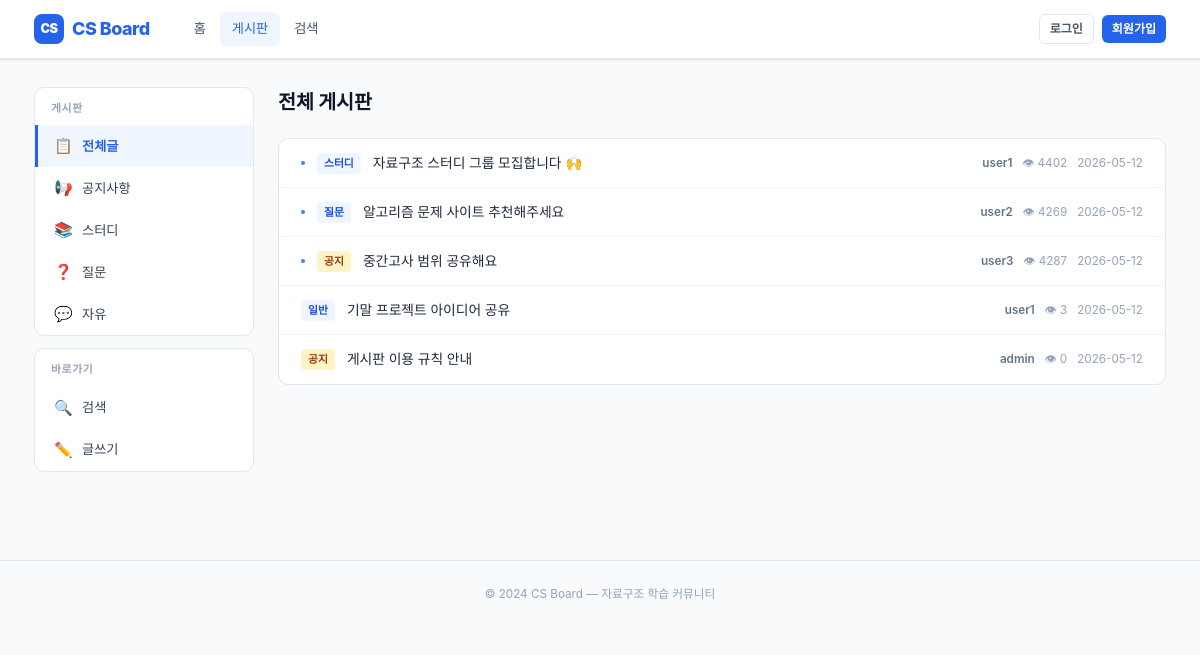
The app's page /board with its own data.
### tables this page shows
CREATE TABLE posts (
        id INTEGER PRIMARY KEY AUTOINCREMENT,
        title TEXT NOT NULL,
        content TEXT NOT NULL,
        author TEXT NOT NULL,
        category TEXT DEFAULT '일반',
        views INTEGER DEFAULT 0,
        created_at TIMESTAMP DEFAULT CURRENT_TIMESTAMP
    );

### app.py (the view)
@app.route('/board')
def board():
    db = get_db()
    page = max(1, request.args.get('page', 1, type=int))
    per_page = 10
    offset = (page - 1) * per_page
    category = request.args.get('category', '')
    if category:
        total = db.execute("SELECT COUNT(*) FROM posts WHERE category=?", (category,)).fetchone()[0]
        posts = db.execute(
            "SELECT * FROM posts WHERE category=? ORDER BY created_at DESC LIMIT ? OFFSET ?",
            (category, per_page, offset)
        ).fetchall()
    else:
        total = db.execute("SELECT COUNT(*) FROM posts").fetchone()[0]
        posts = db.execute(
            "SELECT * FROM posts ORDER BY created_at DESC LIMIT ? OFFSET ?",
            (per_page, offset)
        ).fetchall()
    pinned_ids = post_list.to_list()[:3]
    total_pages = (total + per_page - 1) // per_page
    return render_template('board.html', posts=posts, page=page,
                           total_pages=total_pages, category=category,
                           pinned_ids=pinned_ids,
                           user=session.get('username'),
                           is_admin=session.get('is_admin'))

### app.py (called while the page is built)
def get_db():
    db = getattr(g, '_database', None)
    if db is None:
        db = g._database = sqlite3.connect(DATABASE)
        db.row_factory = sqlite3.Row
    return db

@app.teardown_appcontext
def close_connection(exception):
    db = getattr(g, '_database', None)
    if db is not None:
        db.close()

    def to_list(self):
        result, cur = [], self.head
        while cur:
            result.append(cur.post_id)
            cur = cur.next
        return result

### templates/board.html (shortened to what this page needs)
{% extends "base.html" %}
{% block body %}
<div class="layout">
  <aside class="sidebar">
    <div class="sidebar-section">
      <div class="sidebar-title">게시판</div>
      <nav class="sidebar-nav">
        <a href="/board" {% if not category %}class="active"{% endif %}>
          <span class="icon">📋</span> 전체글
        </a>
        <a href="/board?category=공지" {% if category=='공지' %}class="active"{% endif %}>
          <span class="icon">📢</span> 공지사항
        </a>
        <a href="/board?category=스터디" {% if category=='스터디' %}class="active"{% endif %}>
          <span class="icon">📚</span> 스터디
        </a>
        <a href="/board?category=질문" {% if category=='질문' %}class="active"{% endif %}>
          <span class="icon">❓</span> 질문
        </a>
        <a href="/board?category=일반" {% if category=='일반' %}class="active"{% endif %}>
          <span class="icon">💬</span> 자유
        </a>
      </nav>
    </div>
    <div class="sidebar-section">
      <div class="sidebar-title">바로가기</div>
      <nav class="sidebar-nav">
        <a href="/search"><span class="icon">🔍</span> 검색</a>
        <a href="/write"><span class="icon">✏️</span> 글쓰기</a>
      </nav>
    </div>
  </aside>
  <main>
    <div class="page-header" style="display:flex;align-items:center;justify-content:space-between;">
      <div>
        <h2 class="page-title">{{ category or '전체 게시판' }}</h2>
      </div>
    </div>
    <div class="card">
      <ul class="post-list">
        {% for post in posts %}
        <li class="post-item">
          {% if post.id in pinned_ids %}
          <span class="post-pin"></span>
          {% endif %}
          <span class="post-category {% if post.category == '공지' %}notice{% endif %}">
            {{ post.category }}
          </span>
          <a href="/post/{{ post.id }}" class="post-title-link">{{ post.title }}</a>
          <span class="post-meta">
            <span class="post-author">{{ post.author }}</span>
            <span>👁 {{ post.views }}</span>
            <span>{{ post.created_at[:10] }}</span>
          </span>
        </li>
        {% else %}
        <li style="padding:40px;text-align:center;color:var(--slate-400);">
          게시글이 없습니다.
        </li>
        {% endfor %}
      </ul>
    </div>
  </main>
</div>
{% endblock %}

### templates/base.html (style rules this page uses)
*, *::before, *::after { box-sizing: border-box; margin: 0; padding: 0; }
:root { --blue-50: #eff6ff; --blue-100: #dbeafe; --blue-200: #bfdbfe; --blue-500: #3b82f6; --blue-600: #2563eb; --blue-700: #1d4ed8; --blue-900: #1e3a8a; --slate-50: #f8fafc; --slate-100: #f1f5f9; --slate-200: #e2e8f0; --slate-300: #cbd5e1; --slate-400: #94a3b8; --slate-500: #64748b; --slate-600: #475569; --slate-700: #334155; --slate-800: #1e293b; --slate-900: #0f172a; --green-500: #22c55e; --red-500: #ef4444; --radius-sm: 6px; --radius: 10px; --radius-lg: 16px; --shadow-sm: 0 1px 3px rgba(0,0,0,.07), 0 1px 2px rgba(0,0,0,.05); --shadow: 0 4px 16px rgba(0,0,0,.08); }
html { font-size: 15px; }
body { font-family: -apple-system, BlinkMacSystemFont, 'Segoe UI', 'Malgun Gothic', 'Apple SD Gothic Neo', sans-serif; background: var(--slate-50); color: var(--slate-800); line-height: 1.6; min-height: 100vh; }
a { color: inherit; text-decoration: none; }
.layout { max-width: 1180px; margin: 0 auto; padding: 28px 24px; display: grid; grid-template-columns: 220px 1fr; gap: 24px; align-items: start; }
.sidebar { position: sticky; top: 82px; display: flex; flex-direction: column; gap: 12px; }
.sidebar-section { background: #fff; border: 1px solid var(--slate-200); border-radius: var(--radius); overflow: hidden; }
.sidebar-title { padding: 12px 16px 8px; font-size: .72rem; font-weight: 700; text-transform: uppercase; letter-spacing: .06em; color: var(--slate-400); }
.sidebar-nav a { display: flex; align-items: center; gap: 10px; padding: 9px 16px; font-size: .88rem; font-weight: 500; color: var(--slate-700); transition: all .12s; border-left: 3px solid transparent; }
.sidebar-nav a.active { background: var(--blue-50); color: var(--blue-600); border-left-color: var(--blue-600); font-weight: 600; }
.sidebar-nav .icon { font-size: 1rem; width: 18px; text-align: center; }
.card { background: #fff; border: 1px solid var(--slate-200); border-radius: var(--radius); overflow: hidden; }
.page-header { margin-bottom: 20px; }
.page-title { font-size: 1.3rem; font-weight: 800; color: var(--slate-900); }
.post-list { list-style: none; }
.post-item { display: flex; align-items: center; gap: 12px; padding: 13px 22px; border-bottom: 1px solid var(--slate-100); transition: background .1s; }
.post-item:last-child { border-bottom: none; }
.post-pin { width: 4px; height: 4px; background: var(--blue-500); border-radius: 50%; flex-shrink: 0; }
.post-category { font-size: .72rem; font-weight: 700; padding: 2px 7px; border-radius: 4px; background: var(--blue-50); color: var(--blue-700); white-space: nowrap; flex-shrink: 0; }
.post-category.notice { background: #fef3c7; color: #92400e; }
.post-title-link { flex: 1; font-size: .92rem; font-weight: 500; color: var(--slate-800); white-space: nowrap; overflow: hidden; text-overflow: ellipsis; }
.post-meta { display: flex; align-items: center; gap: 10px; flex-shrink: 0; font-size: .78rem; color: var(--slate-400); }
.post-author { font-weight: 600; color: var(--slate-500); }

### records on screen
posts: category "스터디", title "자료구조 스터디 그룹 모집합니다 🙌", author "user1", views "4402", created_at "2026-05-12"
posts: category "질문", title "알고리즘 문제 사이트 추천해주세요", author "user2", views "4269", created_at "2026-05-12"
posts: category "공지", title "중간고사 범위 공유해요", author "user3", views "4287", created_at "2026-05-12"
posts: category "일반", title "기말 프로젝트 아이디어 공유", author "user1", views "3", created_at "2026-05-12"
posts: category "공지", title "게시판 이용 규칙 안내", author "admin", views "0", created_at "2026-05-12"

### other values on screen
{{ category or '전체 게시판' }} "전체 게시판"
